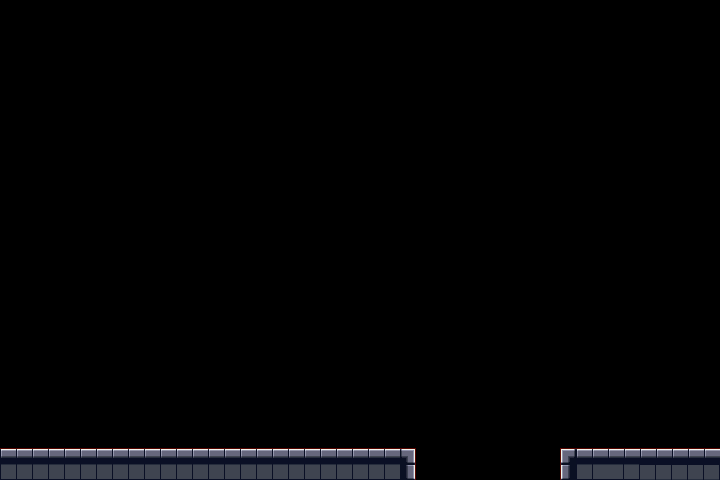

A 2D game scene composited from a Tiled map and its tileset images. What follows is a short description and the map's XML, with each tile layer's data collapsed to a summary:
An orthogonal 45x30 tile map with 16x16 px tiles, 2 tile layers (collision, room), 2 tilesets.

<map version="1.0" orientation="orthogonal" width="45" height="30" tilewidth="16" tileheight="16">
 <tileset firstgid="1" name="collision" tilewidth="16" tileheight="16">
  <image source="../../../catGame/src/data/red.png" width="128" height="51" />
 </tileset>
 <tileset firstgid="25" name="walls" tilewidth="16" tileheight="16">
  <image source="../../../catGame/src/data/fetch.png" width="128" height="64" />
 </tileset>
 <layer name="collision" width="45" height="30">
  <data>[1350 cells, 72 non-empty, 1 distinct tile ids]</data>
 </layer>
 <layer name="room" width="45" height="30">
  <data>[1350 cells, 72 non-empty, 8 distinct tile ids]</data>
 </layer>
</map>
